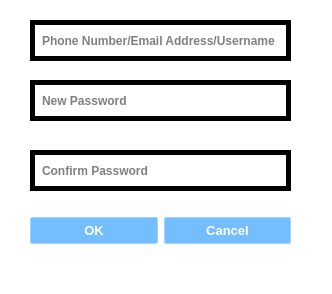
<?xml version="1.0" encoding="UTF-8"?>
<ui version="4.0">
 <class>ResetPasswordWindow</class>
 <widget class="QWidget" name="ResetPasswordWindow">
  <property name="geometry">
   <rect>
    <x>0</x>
    <y>0</y>
    <width>332</width>
    <height>294</height>
   </rect>
  </property>
  <property name="windowTitle">
   <string>Form</string>
  </property>
  <property name="styleSheet">
   <string notr="true">/*-----QWidget-----*/
QWidget
{
	background-color: rgb(255, 255, 255);
	border-color: rgb(255, 255, 255);
}



/*-----QPushButton-----*/
QPushButton
{
	color: rgb(255, 255, 255);
	background-color: rgb(116, 190, 255);
	font-weight: bold;
	border: 1px solid #9cd4ff;  
	border-radius: 2px;
	padding: 5px;

}

QLineEdit
{
   border:1px solid#cccccc
	border-color: rgb(255, 250, 212);
}

QPushButton::hover
{
	
	background-color: rgb(65, 138, 255);

}


/*-----QLineEdit-----*/
QLineEdit{

	font-weight: bold;
	border: 5px solid #000000; 
	padding: 5px;

}</string>
  </property>
  <widget class="QLineEdit" name="NewPasssword">
   <property name="geometry">
    <rect>
     <x>30</x>
     <y>80</y>
     <width>261</width>
     <height>41</height>
    </rect>
   </property>
   <property name="echoMode">
    <enum>QLineEdit::Password</enum>
   </property>
   <property name="placeholderText">
    <string>New Password</string>
   </property>
  </widget>
  <widget class="QWidget" name="layoutWidget">
   <property name="geometry">
    <rect>
     <x>30</x>
     <y>210</y>
     <width>261</width>
     <height>41</height>
    </rect>
   </property>
   <layout class="QHBoxLayout" name="horizontalLayout">
    <item>
     <widget class="QPushButton" name="OK">
      <property name="font">
       <font>
        <pointsize>10</pointsize>
        <weight>75</weight>
        <bold>true</bold>
       </font>
      </property>
      <property name="text">
       <string>OK</string>
      </property>
     </widget>
    </item>
    <item>
     <widget class="QPushButton" name="Cancel">
      <property name="font">
       <font>
        <pointsize>10</pointsize>
        <weight>75</weight>
        <bold>true</bold>
       </font>
      </property>
      <property name="text">
       <string>Cancel</string>
      </property>
     </widget>
    </item>
   </layout>
  </widget>
  <widget class="QLineEdit" name="Username">
   <property name="geometry">
    <rect>
     <x>30</x>
     <y>20</y>
     <width>261</width>
     <height>41</height>
    </rect>
   </property>
   <property name="placeholderText">
    <string>Phone Number/Email Address/Username</string>
   </property>
  </widget>
  <widget class="QLineEdit" name="ConfirmPassword">
   <property name="geometry">
    <rect>
     <x>30</x>
     <y>150</y>
     <width>261</width>
     <height>41</height>
    </rect>
   </property>
   <property name="echoMode">
    <enum>QLineEdit::Password</enum>
   </property>
   <property name="placeholderText">
    <string>Confirm Password</string>
   </property>
  </widget>
 </widget>
 <resources/>
 <connections/>
</ui>
